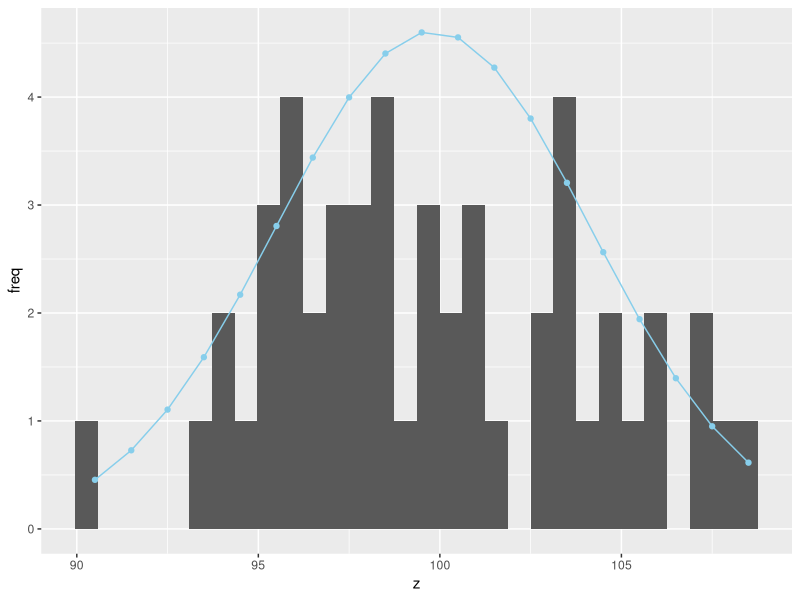
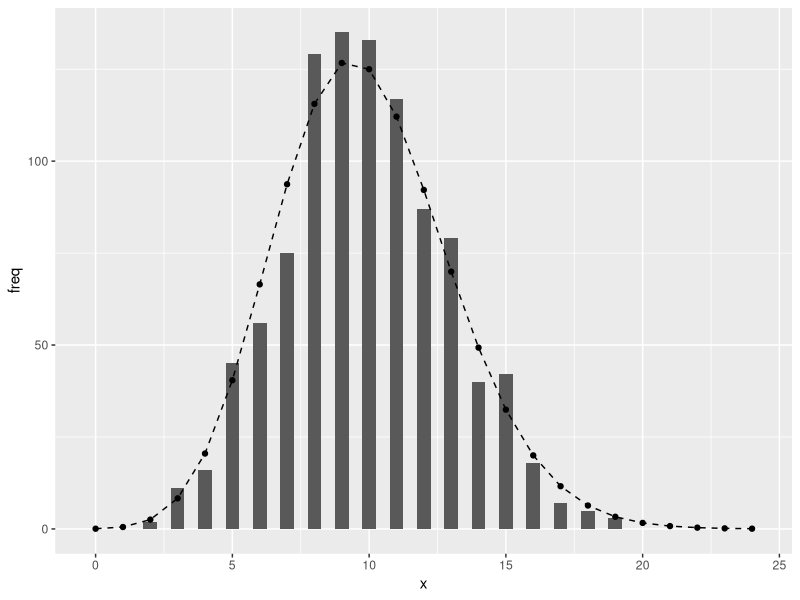

Reproduce these figures in R, in order.
library (tidyverse)
library (patchwork)


# Normal distribution -----------------------------------------------------
z <- rnorm(50, mean = 100, sd = 5)

# create bin
bin <- seq(floor(min(z)), max(ceiling(z)), by = 1)

#create loop
p <- NULL 
for (i in 1:(length(bin) - 1)) {
  p[i] <- pnorm(bin[i+1], mean = mean(z), sd = sd(z)) - pnorm(bin[i], mean = mean(z), sd = sd(z))
}

# create tibble
df_prob <- tibble (bin = bin[-length(bin)] + 0.5,
        prob = p) %>% 
  mutate(freq = length(z) * prob)

# figure
 df_z <- tibble (z =z)
 
 df_z %>% 
   ggplot(aes(x =z))+
   geom_histogram()+
   geom_point(data = df_prob,
              aes(x = bin, 
                  y = freq),
              color ="skyblue")+
   geom_line(data = df_prob,
             aes(x = bin,
                 y = freq),
             color= "skyblue" )
 

# Poisson Distribution ---------------------------------------------------- 
 x <- rpois(n=1000, lambda = 10)
 
bin <- seq (0, max(x) + 5,
             by = 1)
 
 pm <- dpois(bin, lambda = mean(x))
 
df_prob <- tibble(bin = bin, 
                   prob = pm) %>% 
   mutate(freq = pm *length(x)) 
 
 
 df_x <- tibble(x =x)
 
 df_x %>% 
   ggplot(aes(x = x)) +
   geom_histogram(binwidth = 0.5, 
                  center = 0) +
   geom_line(data = df_prob,
             aes(x = bin,
                 y = freq),
             linetype = "dashed") +
   geom_point(data = df_prob,
              aes(x =bin,
                  y = freq))

